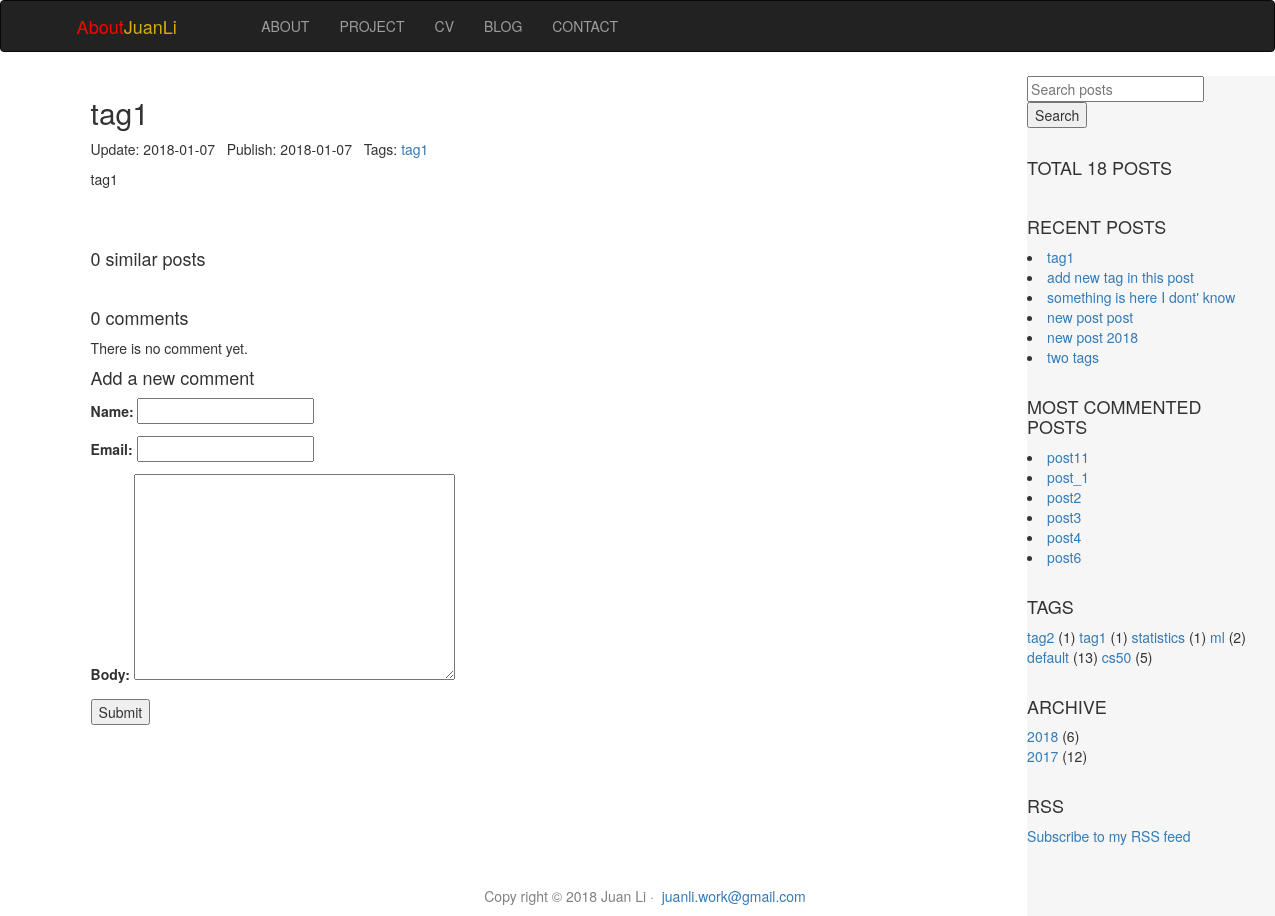
Page /blog/2018/1/7/tag1/ on the committed database.
### blog/models.py (models this page shows, shortened)
class Post(models.Model):
    STATUS_CHOICES = (
        ('draft', 'Draft'),
        ('published', 'Published'),
    )
    title = models.CharField(max_length=200)
    slug = models.SlugField(max_length=200, unique_for_date='publish')
    body = models.TextField()
    publish = models.DateTimeField(default=timezone.now)
    created = models.DateTimeField(auto_now_add=True)
    updated = models.DateTimeField(auto_now=True)
    status = models.CharField(max_length=10, choices=STATUS_CHOICES, default='draft')
    tag = models.CharField(max_length=50, default='default')
    class Meta:
        ordering = ['-publish']
    objects = models.Manager()
    published = PublishedManger()
    def tag_list(self):
        tag_list = re.split(", ", self.tag)
        return tag_list
    def get_absolute_url(self):
        return reverse('blog:post_detail', args=[self.publish.year,
                                                 self.publish.month,
                                                 self.publish.day,
                                                 self.slug])

### blog/views.py (the view)
# urls.py: re_path(r'^(?P<year>\d{4})/(?P<month>\d{1,2})/(?P<day>\d{1,2})/(?P<slug>[-\w]+)/$', views.post_detail,
def post_detail(request, year, month, day, slug):
    data = post_data()
    post_list=[]
    post = get_object_or_404(Post,
                             publish__year=year,
                             publish__month=month,
                             publish__day=day,
                             slug=slug,
                             status='published')
    post_list.append(post)
    data.update({"posts": post_list})
    comments = post.comments.filter(active=True)
    comment_count = comments.count()
    if request.method == 'POST':
        comment_form = CommentForm(request.POST)
        if comment_form.is_valid():
            new_comment = comment_form.save(commit=False)
            new_comment.post = post
            new_comment.save()
    else:
        comment_form = CommentForm()
    post_tag = post.tag_list()
    similar_posts = []
    for tag in post_tag:
        posts_with_same_tag = Post.objects.all().filter(status='published', tag=tag).exclude(id=post.id)
        for post_with_same_tag in posts_with_same_tag:
            similar_posts.append(post_with_same_tag)
    similar_posts_count = len(similar_posts)
    data.update({'form': comment_form,
                 'comments': comments,
                 'comment_count': comment_count,
                 'similar_posts': similar_posts,
                 'similar_posts_count': similar_posts_count})
    return render(request, 'blog/post/detail.html', data)

### blog/forms.py
class CommentForm(forms.ModelForm):
    class Meta:
        model = Comment
        fields = ('name', 'email', 'body')

### blog/models.py (called while the page is built)
    def get_queryset(self):
        return super(PublishedManger, self).get_queryset().filter(status='published')

### blog/templatetags/blog_tags.py (called while the page is built)
@register.simple_tag
def total_posts():
    return Post.objects.all().filter(status='published').count()

@register.inclusion_tag('blog/includes/recent_posts.html')
def recent_posts(count=6):
    posts = Post.published.order_by('-publish')[:count]
    return {
        'recent_posts': posts
    }

@register.inclusion_tag('blog/includes/most_commented_posts.html')
def most_commented_posts(count=6):
    posts = Post.published.annotate(total_comments=Count('comments')).order_by('-total_comments')[:count]
    return{
        'most_commented_posts': posts
    }

### blog/views.py (called while the page is built)
def tag_archive_data(posts):
    count_list = []
    count = {}
    for post in posts:
        tag_list = re.split(", ", post.tag)
        for tag in tag_list:
            if tag not in count:
                count[tag] = 1
            else:
                count[tag] += 1
    for k, v in sorted(count.items(), reverse=True):
        count_list.append({'tag': k, 'count': v})
    return count_list

def year_archive_data(posts):
    count_list = []
    count = {}
    for post in posts:
        year = post.publish.year
        if year not in count:
            count[year] = 1
        else:
            count[year] += 1
    for k, v in sorted(count.items(), reverse=True):
        count_list.append({'year': k, 'count': v})
    return count_list

def post_data():
    tag_count = tag_archive_data(posts)
    year_count = year_archive_data(posts)
    data = {'posts': posts,
            'tag_count': tag_count,
            'year_count': year_count,
            'body_title': ""}
    return data

### blog/templates/blog/post/detail.html (shortened to what this page needs)
{% extends "blog/post/base.html" %}
{% load staticfiles %}
{% block content %}
 {% for post in posts %}
<h2>{{ post.title }}</h2>
Update: {{ post.updated|date:"Y-m-d" }}&nbsp;&nbsp;
Publish: {{ post.publish|date:"Y-m-d" }}&nbsp;&nbsp;
Tags:
    {% for tag in post.tag_list %}
    <a href="/blog/tag/{{ tag }}">{{ tag }} </a>
    {% endfor %}&nbsp;&nbsp;<br>
<p>{{ post.body|safe|linebreaks }}</p>
<br>
{% load social_share %}
<br>
<h4>{{ similar_posts_count }} similar post{{ similar_posts_count|pluralize }}</h4>
    <br>
<h4>{{ comment_count }} comment{{ comment_count|pluralize }}</h4>
{% for comment in comments %}
    <div class="comment" style="background-color: ">
        <p>Comment {{ forloop.counter }} by <strong>{{ comment.name }}</strong>  {{ comment.created|date:"Y-m-d" }}</p>
        {{ comment.body|linebreaks }}
    </div>
{% empty %}
There is no comment yet.
{% endfor %}
{% endfor %}<br>
<h4>Add a new comment</h4>
<form action="" method="post">
      {{ form.as_p }}
    <button type="submit">Submit</button>
</form>
<br>
<br>
<br>
<br>
<br>
{% endblock %}

### blog/templates/blog/post/base.html (shortened to what this page needs)
<!DOCTYPE html>
<html lang="en">
<head>
         {% load blog_tags %}
 {% load staticfiles %}
 	<link rel="stylesheet" href="{% static 'home/css/bootstrap.min.css' %}" type = "text/css"/>
    <link rel="stylesheet" href="{% static 'home/css/base.css' %}" type="text/css"/>
</head>
<body>
       <nav class="navbar navbar-inverse center" data-spy="affix">
           <div class="container-fluid">
                <div class="navbar-header">
                    <a class="navbar-brand" href="/"><font color="red">About</font><font color="#D4AC0D">JuanLi</font></a>
                </div>
                <div class="collapse navbar-collapse" id="myNavbar">
                    <ul class="nav navbar-nav navbar-center">
                        <li>&nbsp;&nbsp;&nbsp;&nbsp;&nbsp;&nbsp;&nbsp;&nbsp;&nbsp;&nbsp;&nbsp;&nbsp;&nbsp;&nbsp;</li>
                        <li><a href="/about/">ABOUT</a></li>
                        <li><a href="/project/">PROJECT</a><li>
                        <li><a href="/cv/">CV</a></li>
                        <li><a href="/blog/">BLOG</a></li>
                        <li><a href="/contact/">CONTACT</a></li>
                    </ul>
                </div>
            </div>
       </nav>
     <div id="content">
        <div class="col-sm-10">
            {% block content %} {% endblock %}
        </div>
        <div class="col-sm-2">
            <div id = 'sidebar'>
                <form action=""  method="GET">
                    <input type="text" name="q" placeholder="Search posts" value="{{ request.GET.q }}"/>
                    <input type="submit" value="Search"/>
                </form><br>
                <h4> TOTAL {% total_posts %} POSTS</h4><br>
                <h4>RECENT POSTS</h4>
                 {% recent_posts 6 %}<br>
                <h4>MOST COMMENTED POSTS</h4>
                 {% most_commented_posts 6 %}<br>
                <h4>TAGS</h4>
                    {% for element in tag_count %}
                    <a href="/blog/tag/{{ element.tag }}">{{ element.tag }}</a> ({{ element.count }})
                     {% endfor %}
                     <br><br>
                <h4>ARCHIVE</h4>
                     {% for element in year_count %}
                     <a href="/blog/{{ element.year }}">{{ element.year }}</a> ({{ element.count }})<br>
                     {% endfor %}
                     <br>
                <h4>RSS</h4>
                    <a href="{% url 'blog:post_feed' %}">Subscribe to my RSS feed</a></p><br><br><br>
            </div>
        </div>
     </div>
	<footer class="footer">
		<div class="container-fluid" style='margin-left:15px'>
            <p>Copy right &copy; {%now "Y"%} Juan Li &middot; &nbsp;<a href="mailto:juanli.work@gmail.com">juanli.work@gmail.com</a></p>
		</div>
	</footer>
</body>
</html>

### blog/templates/blog/includes/recent_posts.html
 {% for post in recent_posts %}
      <li><a href="{{ post.get_absolute_url }}">{{ post.title }}</a></li>
{% endfor %}

### blog/templates/blog/includes/most_commented_posts.html
 {% for post in most_commented_posts %}
      <li><a href="{{ post.get_absolute_url }}">{{ post.title }}</a></li>
{% endfor %}

### home/static/home/css/base.css (style rules this page uses)
html, body { height: 100%; }
.affix { top: 0; width: 100%; z-index: 999; }
.footer { position: fixed; left: 0; bottom: 0; width: 100%; color: gray; text-align: center; }

### blog/templates/blog/post/base.html (style rules this page uses)
.navbar-brand { padding-left:2cm }
#content { margin: 2cm; }
#sidebar { position: float; padding-right:2cm; background-color: #f6f6f6; width: 300px; height:100%; }

### rows in the picture
Post: title "tag1", updated "2018-01-07", publish "2018-01-07", tag_list "tag1", body "tag1", similar_posts_count "0", comment_count "0", tag "tag1"
Post: title "add new tag in this post"
Post: title "something is here I dont' know", tag "tag2"
Post: title "new post post"
Post: title "new post 2018"
Post: title "two tags"
Post: title "post11"
Post: title "post_1"
Post: title "post2"
Post: title "post3"
Post: title "post4"
Post: title "post6"
Post: tag "ml"

### other values in the picture
{{ element.count }} "1" "1" "1" "2" "13" "5"
{{ element.tag }} "statistics" "default" "cs50"
{{ element.year }} "2018" "2017"
{{ element.count }} "6" "12"
